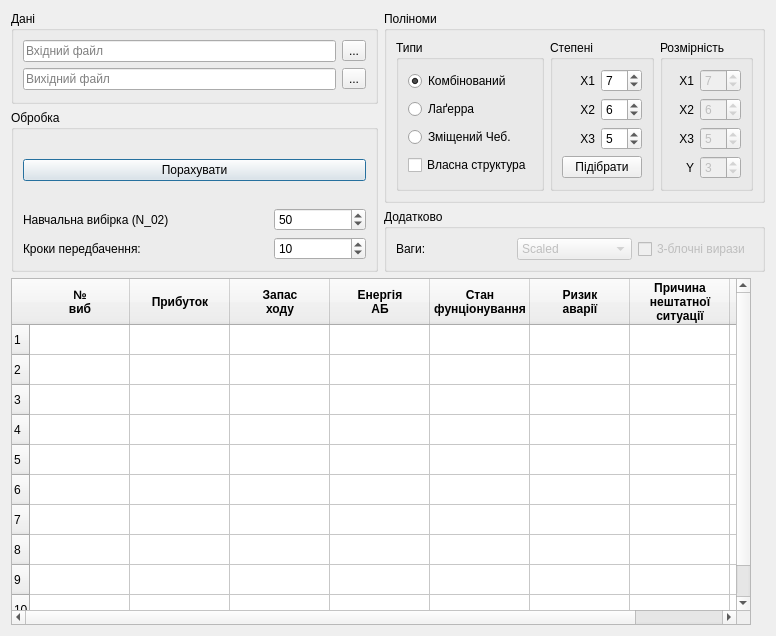
<?xml version="1.0" encoding="UTF-8"?>
<ui version="4.0">
 <class>Form</class>
 <widget class="QWidget" name="Form">
  <property name="geometry">
   <rect>
    <x>0</x>
    <y>0</y>
    <width>776</width>
    <height>636</height>
   </rect>
  </property>
  <property name="windowTitle">
   <string>Form1</string>
  </property>
  <layout class="QGridLayout" name="gridLayout_2">
   <item row="0" column="0">
    <widget class="QGroupBox" name="groupBox">
     <property name="title">
      <string>Дані</string>
     </property>
     <layout class="QGridLayout" name="gridLayout_5">
      <item row="1" column="1">
       <widget class="QToolButton" name="select_input">
        <property name="text">
         <string>...</string>
        </property>
       </widget>
      </item>
      <item row="2" column="0">
       <widget class="QLineEdit" name="line_output">
        <property name="text">
         <string/>
        </property>
        <property name="placeholderText">
         <string>Вихідний файл</string>
        </property>
       </widget>
      </item>
      <item row="2" column="1">
       <widget class="QToolButton" name="select_output">
        <property name="text">
         <string>...</string>
        </property>
       </widget>
      </item>
      <item row="1" column="0">
       <widget class="QLineEdit" name="line_input">
        <property name="text">
         <string/>
        </property>
        <property name="placeholderText">
         <string>Вхідний файл</string>
        </property>
       </widget>
      </item>
     </layout>
    </widget>
   </item>
   <item row="0" column="1" rowspan="2">
    <widget class="QGroupBox" name="groupBox_5">
     <property name="title">
      <string>Поліноми</string>
     </property>
     <layout class="QHBoxLayout" name="horizontalLayout">
      <item>
       <widget class="QGroupBox" name="groupBox_3">
        <property name="sizePolicy">
         <sizepolicy hsizetype="MinimumExpanding" vsizetype="Preferred">
          <horstretch>0</horstretch>
          <verstretch>0</verstretch>
         </sizepolicy>
        </property>
        <property name="title">
         <string>Типи</string>
        </property>
        <layout class="QVBoxLayout" name="verticalLayout">
         <item>
          <widget class="QRadioButton" name="radio_sh_cheb">
           <property name="text">
            <string>Комбінований</string>
           </property>
           <property name="checked">
            <bool>true</bool>
           </property>
          </widget>
         </item>
         <item>
          <widget class="QRadioButton" name="radio_cheb">
           <property name="text">
            <string>Лаґерра</string>
           </property>
          </widget>
         </item>
         <item>
          <widget class="QRadioButton" name="radio_sh_cheb_2">
           <property name="text">
            <string>Зміщений Чеб.</string>
           </property>
          </widget>
         </item>
         <item>
          <widget class="QCheckBox" name="custom_check">
           <property name="text">
            <string>Власна структура</string>
           </property>
          </widget>
         </item>
        </layout>
       </widget>
      </item>
      <item>
       <widget class="QGroupBox" name="groupBox_4">
        <property name="sizePolicy">
         <sizepolicy hsizetype="Fixed" vsizetype="Preferred">
          <horstretch>0</horstretch>
          <verstretch>0</verstretch>
         </sizepolicy>
        </property>
        <property name="title">
         <string>Степені</string>
        </property>
        <layout class="QGridLayout" name="gridLayout_4" columnstretch="1,0">
         <item row="0" column="0">
          <widget class="QLabel" name="label_6">
           <property name="text">
            <string>X1</string>
           </property>
           <property name="alignment">
            <set>Qt::AlignRight|Qt::AlignTrailing|Qt::AlignVCenter</set>
           </property>
          </widget>
         </item>
         <item row="2" column="1">
          <widget class="QSpinBox" name="x3_deg">
           <property name="value">
            <number>5</number>
           </property>
          </widget>
         </item>
         <item row="2" column="0">
          <widget class="QLabel" name="label_7">
           <property name="text">
            <string>X3</string>
           </property>
           <property name="alignment">
            <set>Qt::AlignRight|Qt::AlignTrailing|Qt::AlignVCenter</set>
           </property>
          </widget>
         </item>
         <item row="1" column="1">
          <widget class="QSpinBox" name="x2_deg">
           <property name="value">
            <number>6</number>
           </property>
          </widget>
         </item>
         <item row="1" column="0">
          <widget class="QLabel" name="label_8">
           <property name="text">
            <string>X2</string>
           </property>
           <property name="alignment">
            <set>Qt::AlignRight|Qt::AlignTrailing|Qt::AlignVCenter</set>
           </property>
          </widget>
         </item>
         <item row="0" column="1">
          <widget class="QSpinBox" name="x1_deg">
           <property name="value">
            <number>7</number>
           </property>
          </widget>
         </item>
         <item row="3" column="0" colspan="2">
          <widget class="QPushButton" name="bruteforce_btn">
           <property name="enabled">
            <bool>true</bool>
           </property>
           <property name="text">
            <string>Підібрати</string>
           </property>
          </widget>
         </item>
        </layout>
       </widget>
      </item>
      <item>
       <widget class="QGroupBox" name="groupBox_2">
        <property name="sizePolicy">
         <sizepolicy hsizetype="Fixed" vsizetype="Preferred">
          <horstretch>0</horstretch>
          <verstretch>0</verstretch>
         </sizepolicy>
        </property>
        <property name="title">
         <string>Розмірність</string>
        </property>
        <layout class="QGridLayout" name="gridLayout_3">
         <item row="2" column="0">
          <widget class="QLabel" name="label_4">
           <property name="text">
            <string>X3</string>
           </property>
           <property name="alignment">
            <set>Qt::AlignRight|Qt::AlignTrailing|Qt::AlignVCenter</set>
           </property>
          </widget>
         </item>
         <item row="0" column="1">
          <widget class="QSpinBox" name="x1_dim">
           <property name="enabled">
            <bool>false</bool>
           </property>
           <property name="value">
            <number>7</number>
           </property>
          </widget>
         </item>
         <item row="0" column="0">
          <widget class="QLabel" name="label_2">
           <property name="text">
            <string>X1</string>
           </property>
           <property name="alignment">
            <set>Qt::AlignRight|Qt::AlignTrailing|Qt::AlignVCenter</set>
           </property>
          </widget>
         </item>
         <item row="3" column="1">
          <widget class="QSpinBox" name="y_dim">
           <property name="enabled">
            <bool>false</bool>
           </property>
           <property name="value">
            <number>3</number>
           </property>
          </widget>
         </item>
         <item row="1" column="0">
          <widget class="QLabel" name="label_3">
           <property name="text">
            <string>X2</string>
           </property>
           <property name="alignment">
            <set>Qt::AlignRight|Qt::AlignTrailing|Qt::AlignVCenter</set>
           </property>
          </widget>
         </item>
         <item row="3" column="0">
          <widget class="QLabel" name="label_5">
           <property name="text">
            <string>Y</string>
           </property>
           <property name="alignment">
            <set>Qt::AlignRight|Qt::AlignTrailing|Qt::AlignVCenter</set>
           </property>
          </widget>
         </item>
         <item row="1" column="1">
          <widget class="QSpinBox" name="x2_dim">
           <property name="enabled">
            <bool>false</bool>
           </property>
           <property name="value">
            <number>6</number>
           </property>
          </widget>
         </item>
         <item row="2" column="1">
          <widget class="QSpinBox" name="x3_dim">
           <property name="enabled">
            <bool>false</bool>
           </property>
           <property name="value">
            <number>5</number>
           </property>
          </widget>
         </item>
        </layout>
       </widget>
      </item>
     </layout>
    </widget>
   </item>
   <item row="1" column="0" rowspan="2">
    <widget class="QGroupBox" name="groupBox_6">
     <property name="title">
      <string>Обробка</string>
     </property>
     <layout class="QGridLayout" name="gridLayout">
      <item row="3" column="2">
       <widget class="QSpinBox" name="predictBox">
        <property name="value">
         <number>10</number>
        </property>
       </widget>
      </item>
      <item row="3" column="0">
       <widget class="QLabel" name="label_10">
        <property name="text">
         <string>Кроки передбачення:</string>
        </property>
       </widget>
      </item>
      <item row="2" column="0">
       <widget class="QLabel" name="label">
        <property name="text">
         <string>Навчальна вибірка (N_02)</string>
        </property>
       </widget>
      </item>
      <item row="2" column="2">
       <widget class="QSpinBox" name="sample_spin">
        <property name="maximum">
         <number>999</number>
        </property>
        <property name="value">
         <number>50</number>
        </property>
       </widget>
      </item>
      <item row="0" column="0" rowspan="2" colspan="3">
       <widget class="QPushButton" name="exec_button">
        <property name="text">
         <string>Порахувати</string>
        </property>
        <property name="default">
         <bool>true</bool>
        </property>
        <property name="flat">
         <bool>false</bool>
        </property>
       </widget>
      </item>
     </layout>
    </widget>
   </item>
   <item row="2" column="1">
    <widget class="QGroupBox" name="groupBox_7">
     <property name="title">
      <string>Додатково</string>
     </property>
     <layout class="QHBoxLayout" name="horizontalLayout_3">
      <item>
       <widget class="QLabel" name="label_9">
        <property name="text">
         <string>Ваги:</string>
        </property>
       </widget>
      </item>
      <item>
       <widget class="QComboBox" name="weights_box">
        <property name="enabled">
         <bool>false</bool>
        </property>
        <property name="currentIndex">
         <number>1</number>
        </property>
        <item>
         <property name="text">
          <string>Average</string>
         </property>
        </item>
        <item>
         <property name="text">
          <string>Scaled</string>
         </property>
        </item>
       </widget>
      </item>
      <item>
       <widget class="QCheckBox" name="lambda_check">
        <property name="enabled">
         <bool>false</bool>
        </property>
        <property name="text">
         <string>3-блочні вирази</string>
        </property>
       </widget>
      </item>
     </layout>
    </widget>
   </item>
   <item row="3" column="0" colspan="2">
    <widget class="QTableWidget" name="tablewidget">
     <property name="maximumSize">
      <size>
       <width>740</width>
       <height>16777215</height>
      </size>
     </property>
     <property name="rowCount">
      <number>10</number>
     </property>
     <property name="columnCount">
      <number>8</number>
     </property>
     <row/>
     <row/>
     <row/>
     <row/>
     <row/>
     <row/>
     <row/>
     <row/>
     <row/>
     <row/>
     <column>
      <property name="text">
       <string>№
виб</string>
      </property>
      <property name="font">
       <font>
        <weight>75</weight>
        <bold>true</bold>
       </font>
      </property>
     </column>
     <column>
      <property name="text">
       <string>Прибуток</string>
      </property>
      <property name="font">
       <font>
        <weight>75</weight>
        <bold>true</bold>
       </font>
      </property>
     </column>
     <column>
      <property name="text">
       <string>Запас
ходу</string>
      </property>
      <property name="font">
       <font>
        <weight>75</weight>
        <bold>true</bold>
       </font>
      </property>
     </column>
     <column>
      <property name="text">
       <string>Енергія
АБ</string>
      </property>
      <property name="font">
       <font>
        <weight>75</weight>
        <bold>true</bold>
       </font>
      </property>
     </column>
     <column>
      <property name="text">
       <string>Стан
фунціонування</string>
      </property>
      <property name="font">
       <font>
        <weight>75</weight>
        <bold>true</bold>
       </font>
      </property>
     </column>
     <column>
      <property name="text">
       <string>Ризик
аварії</string>
      </property>
      <property name="font">
       <font>
        <weight>75</weight>
        <bold>true</bold>
       </font>
      </property>
     </column>
     <column>
      <property name="text">
       <string>Причина
нештатної
ситуації</string>
      </property>
      <property name="font">
       <font>
        <weight>75</weight>
        <bold>true</bold>
       </font>
      </property>
     </column>
     <column>
      <property name="text">
       <string>Рівень
небезпеки</string>
      </property>
      <property name="font">
       <font>
        <weight>75</weight>
        <bold>true</bold>
       </font>
      </property>
     </column>
     <item row="0" column="0">
      <property name="text">
       <string/>
      </property>
      <property name="font">
       <font>
        <weight>50</weight>
        <bold>false</bold>
       </font>
      </property>
     </item>
    </widget>
   </item>
  </layout>
 </widget>
 <tabstops>
  <tabstop>radio_sh_cheb</tabstop>
  <tabstop>radio_cheb</tabstop>
  <tabstop>radio_sh_cheb_2</tabstop>
  <tabstop>x1_deg</tabstop>
  <tabstop>x2_deg</tabstop>
  <tabstop>x3_deg</tabstop>
  <tabstop>x1_dim</tabstop>
  <tabstop>x2_dim</tabstop>
  <tabstop>x3_dim</tabstop>
  <tabstop>y_dim</tabstop>
  <tabstop>line_input</tabstop>
  <tabstop>select_input</tabstop>
  <tabstop>line_output</tabstop>
  <tabstop>select_output</tabstop>
  <tabstop>exec_button</tabstop>
 </tabstops>
 <resources/>
 <connections>
  <connection>
   <sender>exec_button</sender>
   <signal>clicked()</signal>
   <receiver>Form</receiver>
   <slot>exec_clicked()</slot>
   <hints>
    <hint type="sourcelabel">
     <x>379</x>
     <y>219</y>
    </hint>
    <hint type="destinationlabel">
     <x>309</x>
     <y>199</y>
    </hint>
   </hints>
  </connection>
  <connection>
   <sender>select_input</sender>
   <signal>clicked()</signal>
   <receiver>Form</receiver>
   <slot>input_clicked()</slot>
   <hints>
    <hint type="sourcelabel">
     <x>557</x>
     <y>95</y>
    </hint>
    <hint type="destinationlabel">
     <x>309</x>
     <y>199</y>
    </hint>
   </hints>
  </connection>
  <connection>
   <sender>select_output</sender>
   <signal>clicked()</signal>
   <receiver>Form</receiver>
   <slot>output_clicked()</slot>
   <hints>
    <hint type="sourcelabel">
     <x>557</x>
     <y>136</y>
    </hint>
    <hint type="destinationlabel">
     <x>309</x>
     <y>199</y>
    </hint>
   </hints>
  </connection>
  <connection>
   <sender>x1_dim</sender>
   <signal>valueChanged(int)</signal>
   <receiver>Form</receiver>
   <slot>dimension_modified(int)</slot>
   <hints>
    <hint type="sourcelabel">
     <x>361</x>
     <y>44</y>
    </hint>
    <hint type="destinationlabel">
     <x>309</x>
     <y>199</y>
    </hint>
   </hints>
  </connection>
  <connection>
   <sender>x2_dim</sender>
   <signal>valueChanged(int)</signal>
   <receiver>Form</receiver>
   <slot>dimension_modified(int)</slot>
   <hints>
    <hint type="sourcelabel">
     <x>361</x>
     <y>78</y>
    </hint>
    <hint type="destinationlabel">
     <x>309</x>
     <y>199</y>
    </hint>
   </hints>
  </connection>
  <connection>
   <sender>x3_dim</sender>
   <signal>valueChanged(int)</signal>
   <receiver>Form</receiver>
   <slot>dimension_modified(int)</slot>
   <hints>
    <hint type="sourcelabel">
     <x>361</x>
     <y>112</y>
    </hint>
    <hint type="destinationlabel">
     <x>309</x>
     <y>199</y>
    </hint>
   </hints>
  </connection>
  <connection>
   <sender>x1_deg</sender>
   <signal>valueChanged(int)</signal>
   <receiver>Form</receiver>
   <slot>degree_modified(int)</slot>
   <hints>
    <hint type="sourcelabel">
     <x>227</x>
     <y>81</y>
    </hint>
    <hint type="destinationlabel">
     <x>309</x>
     <y>199</y>
    </hint>
   </hints>
  </connection>
  <connection>
   <sender>x2_deg</sender>
   <signal>valueChanged(int)</signal>
   <receiver>Form</receiver>
   <slot>degree_modified(int)</slot>
   <hints>
    <hint type="sourcelabel">
     <x>227</x>
     <y>131</y>
    </hint>
    <hint type="destinationlabel">
     <x>309</x>
     <y>199</y>
    </hint>
   </hints>
  </connection>
  <connection>
   <sender>x3_deg</sender>
   <signal>valueChanged(int)</signal>
   <receiver>Form</receiver>
   <slot>degree_modified(int)</slot>
   <hints>
    <hint type="sourcelabel">
     <x>279</x>
     <y>133</y>
    </hint>
    <hint type="destinationlabel">
     <x>309</x>
     <y>199</y>
    </hint>
   </hints>
  </connection>
  <connection>
   <sender>radio_sh_cheb</sender>
   <signal>toggled(bool)</signal>
   <receiver>Form</receiver>
   <slot>type_modified(bool)</slot>
   <hints>
    <hint type="sourcelabel">
     <x>86</x>
     <y>78</y>
    </hint>
    <hint type="destinationlabel">
     <x>309</x>
     <y>199</y>
    </hint>
   </hints>
  </connection>
  <connection>
   <sender>radio_sh_cheb_2</sender>
   <signal>toggled(bool)</signal>
   <receiver>Form</receiver>
   <slot>type_modified(bool)</slot>
   <hints>
    <hint type="sourcelabel">
     <x>86</x>
     <y>150</y>
    </hint>
    <hint type="destinationlabel">
     <x>309</x>
     <y>199</y>
    </hint>
   </hints>
  </connection>
  <connection>
   <sender>radio_cheb</sender>
   <signal>toggled(bool)</signal>
   <receiver>Form</receiver>
   <slot>type_modified(bool)</slot>
   <hints>
    <hint type="sourcelabel">
     <x>86</x>
     <y>114</y>
    </hint>
    <hint type="destinationlabel">
     <x>309</x>
     <y>199</y>
    </hint>
   </hints>
  </connection>
  <connection>
   <sender>Form</sender>
   <signal>output_changed(QString)</signal>
   <receiver>line_output</receiver>
   <slot>setText(QString)</slot>
   <hints>
    <hint type="sourcelabel">
     <x>309</x>
     <y>199</y>
    </hint>
    <hint type="destinationlabel">
     <x>483</x>
     <y>136</y>
    </hint>
   </hints>
  </connection>
  <connection>
   <sender>Form</sender>
   <signal>input_changed(QString)</signal>
   <receiver>line_input</receiver>
   <slot>setText(QString)</slot>
   <hints>
    <hint type="sourcelabel">
     <x>309</x>
     <y>199</y>
    </hint>
    <hint type="destinationlabel">
     <x>483</x>
     <y>95</y>
    </hint>
   </hints>
  </connection>
  <connection>
   <sender>line_input</sender>
   <signal>textChanged(QString)</signal>
   <receiver>Form</receiver>
   <slot>input_modified(QString)</slot>
   <hints>
    <hint type="sourcelabel">
     <x>483</x>
     <y>95</y>
    </hint>
    <hint type="destinationlabel">
     <x>309</x>
     <y>199</y>
    </hint>
   </hints>
  </connection>
  <connection>
   <sender>line_output</sender>
   <signal>textChanged(QString)</signal>
   <receiver>Form</receiver>
   <slot>output_modified(QString)</slot>
   <hints>
    <hint type="sourcelabel">
     <x>483</x>
     <y>136</y>
    </hint>
    <hint type="destinationlabel">
     <x>309</x>
     <y>199</y>
    </hint>
   </hints>
  </connection>
  <connection>
   <sender>lambda_check</sender>
   <signal>toggled(bool)</signal>
   <receiver>Form</receiver>
   <slot>lambda_calc_method_changed(bool)</slot>
   <hints>
    <hint type="sourcelabel">
     <x>301</x>
     <y>219</y>
    </hint>
    <hint type="destinationlabel">
     <x>309</x>
     <y>199</y>
    </hint>
   </hints>
  </connection>
  <connection>
   <sender>weights_box</sender>
   <signal>currentIndexChanged(QString)</signal>
   <receiver>Form</receiver>
   <slot>weights_modified(QString)</slot>
   <hints>
    <hint type="sourcelabel">
     <x>136</x>
     <y>220</y>
    </hint>
    <hint type="destinationlabel">
     <x>309</x>
     <y>199</y>
    </hint>
   </hints>
  </connection>
  <connection>
   <sender>y_dim</sender>
   <signal>valueChanged(int)</signal>
   <receiver>Form</receiver>
   <slot>dimension_modified(int)</slot>
   <hints>
    <hint type="sourcelabel">
     <x>378</x>
     <y>146</y>
    </hint>
    <hint type="destinationlabel">
     <x>311</x>
     <y>299</y>
    </hint>
   </hints>
  </connection>
  <connection>
   <sender>bruteforce_btn</sender>
   <signal>clicked()</signal>
   <receiver>Form</receiver>
   <slot>bruteforce_called()</slot>
   <hints>
    <hint type="sourcelabel">
     <x>267</x>
     <y>171</y>
    </hint>
    <hint type="destinationlabel">
     <x>339</x>
     <y>299</y>
    </hint>
   </hints>
  </connection>
  <connection>
   <sender>custom_check</sender>
   <signal>toggled(bool)</signal>
   <receiver>Form</receiver>
   <slot>structure_changed(bool)</slot>
   <hints>
    <hint type="sourcelabel">
     <x>111</x>
     <y>160</y>
    </hint>
    <hint type="destinationlabel">
     <x>370</x>
     <y>299</y>
    </hint>
   </hints>
  </connection>
  <connection>
   <sender>sample_spin</sender>
   <signal>valueChanged(int)</signal>
   <receiver>Form</receiver>
   <slot>samples_modified(int)</slot>
   <hints>
    <hint type="sourcelabel">
     <x>568</x>
     <y>53</y>
    </hint>
    <hint type="destinationlabel">
     <x>309</x>
     <y>199</y>
    </hint>
   </hints>
  </connection>
 </connections>
 <slots>
  <signal>input_changed(QString)</signal>
  <signal>output_changed(QString)</signal>
  <signal>x1_dim_changed(int)</signal>
  <signal>x2_dim_changed(int)</signal>
  <signal>x3_dim_changed(int)</signal>
  <signal>x1_deg_changed(int)</signal>
  <signal>x2_deg_changed(int)</signal>
  <signal>x3_deg_changed(int)</signal>
  <signal>type_cheb()</signal>
  <signal>type_lege()</signal>
  <signal>type_lagg()</signal>
  <signal>type_herm()</signal>
  <slot>input_clicked()</slot>
  <slot>output_clicked()</slot>
  <slot>samples_modified(int)</slot>
  <slot>dimension_modified(int)</slot>
  <slot>degree_modified(int)</slot>
  <slot>type_modified(bool)</slot>
  <slot>plot_clicked()</slot>
  <slot>exec_clicked()</slot>
  <slot>input_modified(QString)</slot>
  <slot>output_modified(QString)</slot>
  <slot>weights_modified(QString)</slot>
  <slot>lambda_calc_method_changed(bool)</slot>
  <slot>bruteforce_called()</slot>
  <slot>structure_changed(bool)</slot>
 </slots>
</ui>
